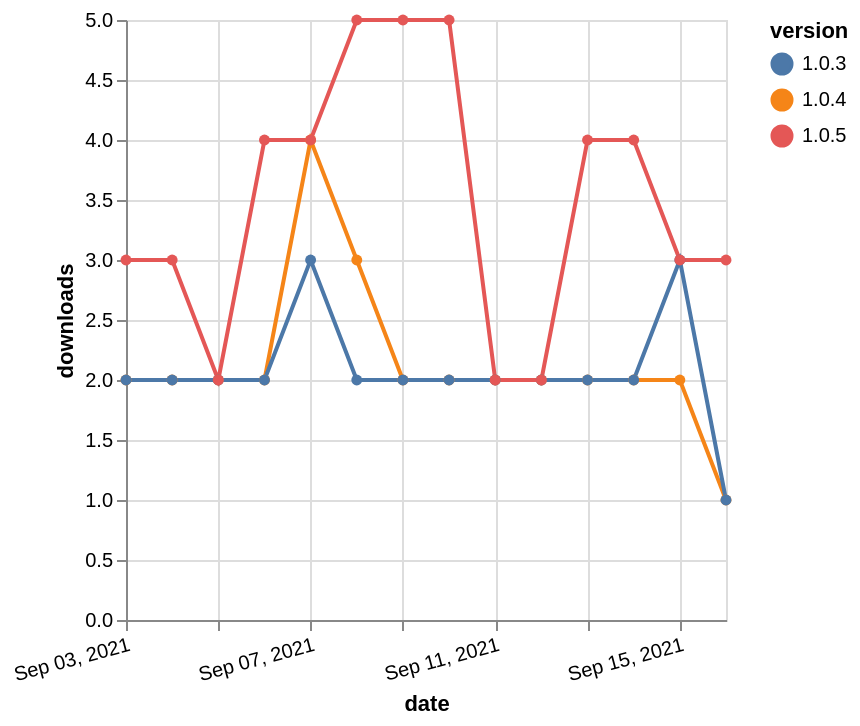

Source (Vega-Lite JSON):
### Vega-Lite specification from a JSON file in a GitHub repository (floating-point values rounded to 4 significant figures)
{"$schema": "https://vega.github.io/schema/vega-lite/v5.json", "description": "A simple bar chart with embedded data.", "data": {"values": [{"date": "2021-09-03", "total": 961, "delta": 2, "version": "1.0.4"}, {"date": "2021-09-04", "total": 963, "delta": 2, "version": "1.0.4"}, {"date": "2021-09-05", "total": 965, "delta": 2, "version": "1.0.4"}, {"date": "2021-09-06", "total": 967, "delta": 2, "version": "1.0.4"}, {"date": "2021-09-07", "total": 971, "delta": 4, "version": "1.0.4"}, {"date": "2021-09-08", "total": 974, "delta": 3, "version": "1.0.4"}, {"date": "2021-09-09", "total": 976, "delta": 2, "version": "1.0.4"}, {"date": "2021-09-10", "total": 978, "delta": 2, "version": "1.0.4"}, {"date": "2021-09-11", "total": 980, "delta": 2, "version": "1.0.4"}, {"date": "2021-09-12", "total": 982, "delta": 2, "version": "1.0.4"}, {"date": "2021-09-13", "total": 984, "delta": 2, "version": "1.0.4"}, {"date": "2021-09-14", "total": 986, "delta": 2, "version": "1.0.4"}, {"date": "2021-09-15", "total": 988, "delta": 2, "version": "1.0.4"}, {"date": "2021-09-16", "total": 989, "delta": 1, "version": "1.0.4"}, {"date": "2021-09-03", "total": 1093, "delta": 2, "version": "1.0.3"}, {"date": "2021-09-04", "total": 1095, "delta": 2, "version": "1.0.3"}, {"date": "2021-09-05", "total": 1097, "delta": 2, "version": "1.0.3"}, {"date": "2021-09-06", "total": 1099, "delta": 2, "version": "1.0.3"}, {"date": "2021-09-07", "total": 1102, "delta": 3, "version": "1.0.3"}, {"date": "2021-09-08", "total": 1104, "delta": 2, "version": "1.0.3"}, {"date": "2021-09-09", "total": 1106, "delta": 2, "version": "1.0.3"}, {"date": "2021-09-10", "total": 1108, "delta": 2, "version": "1.0.3"}, {"date": "2021-09-11", "total": 1110, "delta": 2, "version": "1.0.3"}, {"date": "2021-09-12", "total": 1112, "delta": 2, "version": "1.0.3"}, {"date": "2021-09-13", "total": 1114, "delta": 2, "version": "1.0.3"}, {"date": "2021-09-14", "total": 1116, "delta": 2, "version": "1.0.3"}, {"date": "2021-09-15", "total": 1119, "delta": 3, "version": "1.0.3"}, {"date": "2021-09-16", "total": 1120, "delta": 1, "version": "1.0.3"}, {"date": "2021-09-03", "total": 1182, "delta": 3, "version": "1.0.5"}, {"date": "2021-09-04", "total": 1185, "delta": 3, "version": "1.0.5"}, {"date": "2021-09-05", "total": 1187, "delta": 2, "version": "1.0.5"}, {"date": "2021-09-06", "total": 1191, "delta": 4, "version": "1.0.5"}, {"date": "2021-09-07", "total": 1195, "delta": 4, "version": "1.0.5"}, {"date": "2021-09-08", "total": 1200, "delta": 5, "version": "1.0.5"}, {"date": "2021-09-09", "total": 1205, "delta": 5, "version": "1.0.5"}, {"date": "2021-09-10", "total": 1210, "delta": 5, "version": "1.0.5"}, {"date": "2021-09-11", "total": 1212, "delta": 2, "version": "1.0.5"}, {"date": "2021-09-12", "total": 1214, "delta": 2, "version": "1.0.5"}, {"date": "2021-09-13", "total": 1218, "delta": 4, "version": "1.0.5"}, {"date": "2021-09-14", "total": 1222, "delta": 4, "version": "1.0.5"}, {"date": "2021-09-15", "total": 1225, "delta": 3, "version": "1.0.5"}, {"date": "2021-09-16", "total": 1228, "delta": 3, "version": "1.0.5"}]}, "width": "container", "mark": {"type": "line", "point": {"filled": true}}, "encoding": {"x": {"field": "date", "type": "temporal", "timeUnit": "yearmonthdate", "title": "date", "axis": {"labelAngle": -15}}, "y": {"field": "delta", "type": "quantitative", "title": "downloads"}, "color": {"field": "version", "type": "nominal"}, "tooltip": {"field": "delta"}}}
